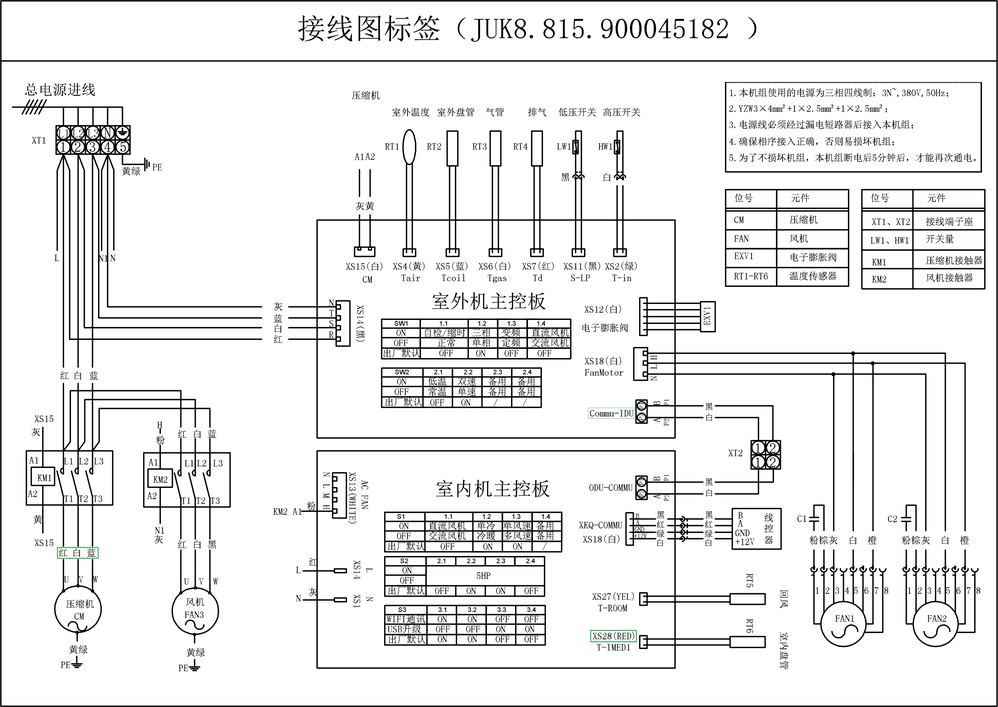
#> input picture 03_cus.png, 998 x 707 px, shrunk from 3238 x 2294 before the run, found by its file name
$ python s_l.py
#> lines starting #> are read from the running program, lines starting #| are printed output that depends on the picture
# import cv2
# import numpy as np
#
# # 定义 process_connected_component 函数
# def process_connected_component(binary_image, processed, i, j, continuous_threshold):
#     stack = [(i, j)]
#
#     while stack:
#         i, j = stack.pop()
#         if 0 <= i < height and 0 <= j < width and binary_image[i, j] == 0 and processed[i, j] == 0:
#             binary_image[i, j] = 255  # 将黑色像素点变为白色
#             processed[i, j] = 1
#
#             # 将相邻的未处理的黑色像素点加入栈
#             stack.extend([(i-1, j), (i+1, j), (i, j-1), (i, j+1)])
#
# # 读取图像
# image = cv2.imread('F:/demo_images/03_cus.png')
#
# # 将图像转换为灰度
# gray = cv2.cvtColor(image, cv2.COLOR_BGR2GRAY)
#
# # 使用阈值分割，将图像二值化
# _, binary_image = cv2.threshold(gray, 128, 255, cv2.THRESH_BINARY)
#
# # 初始化 processed 标记矩阵
# processed = np.zeros_like(binary_image)
#
# # 定义连续值的阈值
# continuous_threshold = 10
#
# # 获取图像的高度和宽度
# height, width = binary_image.shape
#
# while True:
#     found_black_pixel = False
#
#     # 遍历图像的每个像素
#     for i in range(height):
#         for j in range(width):
#             # 如果当前像素是黑色，并且未被处理
#             if binary_image[i, j] == 0 and processed[i, j] == 0:
#                 found_black_pixel = True
#                 process_connected_component(binary_image, processed, i, j, continuous_threshold)
#
#     # 如果没有找到黑色像素点，跳出循环
#     if not found_black_pixel:
#         break
#
# # 保存处理好的图片到指定路径
# output_path = 'F:/demo_images/your_output_path_5.jpg'
# cv2.imwrite(output_path, binary_image)
#
# # 显示结果
# cv2.imshow('Result', binary_image)
# cv2.waitKey(0)
# cv2.destroyAllWindows()

import cv2
import numpy as np

# 定义 process_connected_component 函数
def process_connected_component(binary_image, processed, i, j, continuous_threshold):
    stack = [(i, j)]

    while stack:
        i, j = stack.pop()
        if 0 <= i < height and 0 <= j < width and binary_image[i, j] == 0 and processed[i, j] == 0:
            binary_image[i, j] = 255  # 将黑色像素点变为白色
            processed[i, j] = 1

            # 将相邻的未处理的黑色像素点加入栈
            stack.extend([(i-1, j), (i+1, j), (i, j-1), (i, j+1)])

# 读取图像
image = cv2.imread('F:/demo_images/03_cus.png')
#> image is the input picture: shape (707, 998, 3); mean B, G, R 234.1, 234.1, 234.1

# 将图像转换为灰度
gray = cv2.cvtColor(image, cv2.COLOR_BGR2GRAY)

# 初始化 processed 标记矩阵
processed = np.zeros_like(gray)

# 定义连续值的阈值
continuous_threshold = 50

# 获取图像的高度和宽度
height, width = gray.shape
#> height = 707; width = 998

while True:
    found_black_pixel = False

    # 遍历图像的每个像素
    for i in range(height):
        for j in range(width):
            # 如果当前像素是黑色，并且未被处理
            if gray[i, j] == 0 and processed[i, j] == 0:
                found_black_pixel = True
                process_connected_component(gray, processed, i, j, continuous_threshold)

    # 如果没有找到黑色像素点，跳出循环
    if not found_black_pixel:
        break
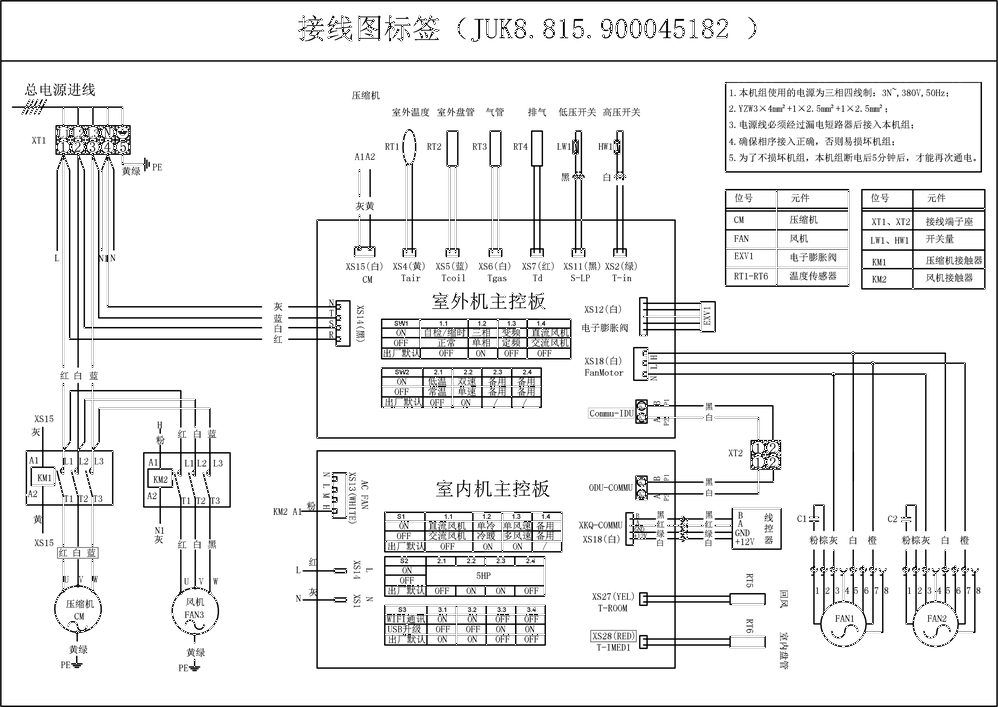
#> gray: shape (707, 998); min 1, max 255, mean 236.2

# 保存处理好的图片到指定路径
output_path = 'F:/demo_images/your_output_path_5.jpg'
cv2.imwrite(output_path, gray)

# 显示结果
cv2.imshow('Result', gray)
cv2.waitKey(0)
cv2.destroyAllWindows()
